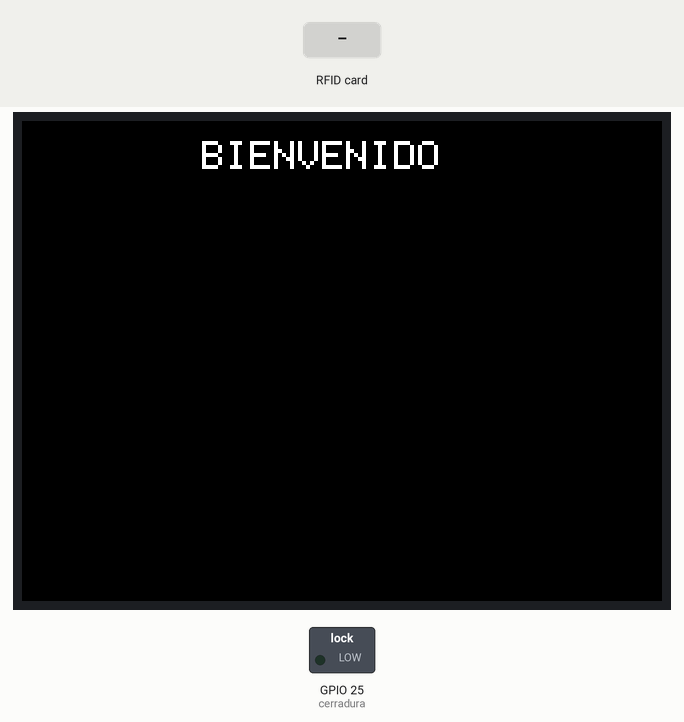
This sketch was run on a simulated ESP32. On the bench: 320×240 colour display, switched loads named in the sketch (green lamp = pin HIGH). The test bench sets the inputs (shaded band).

Above: at 1.4 s.
1.5 s: RFID card 8E EC 5F D3 held to the reader
At 3.7 s:
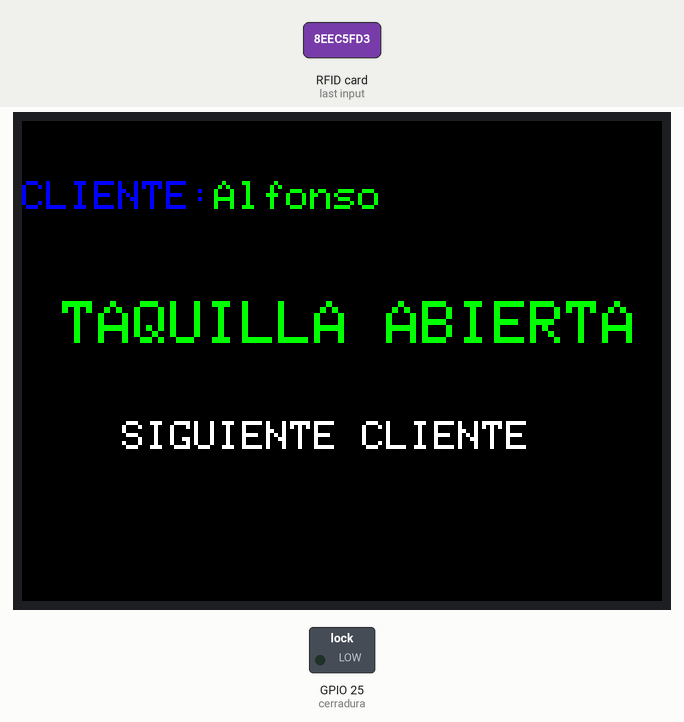
4.0 s: RFID card 71 34 0D 08 held to the reader
At 5.6 s:
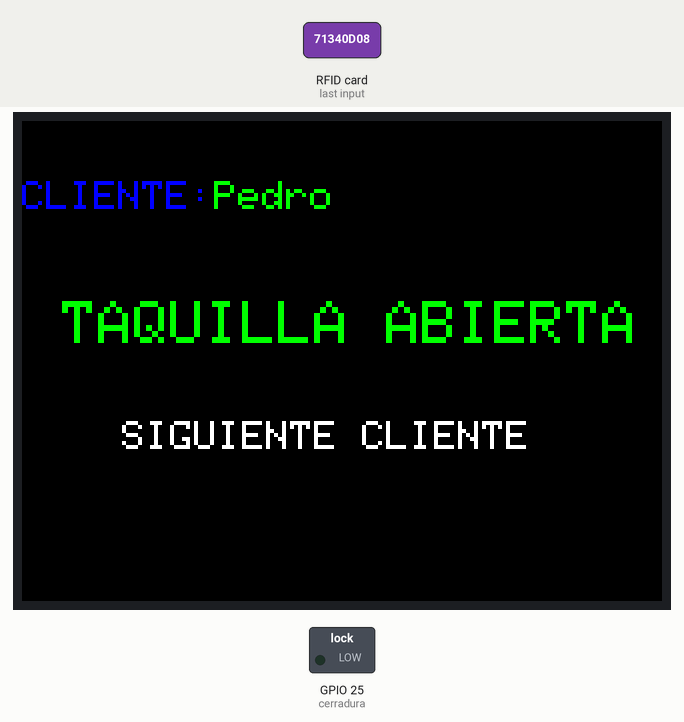
6.5 s: RFID card 5E 7A 19 C4 held to the reader
At 7.5 s:
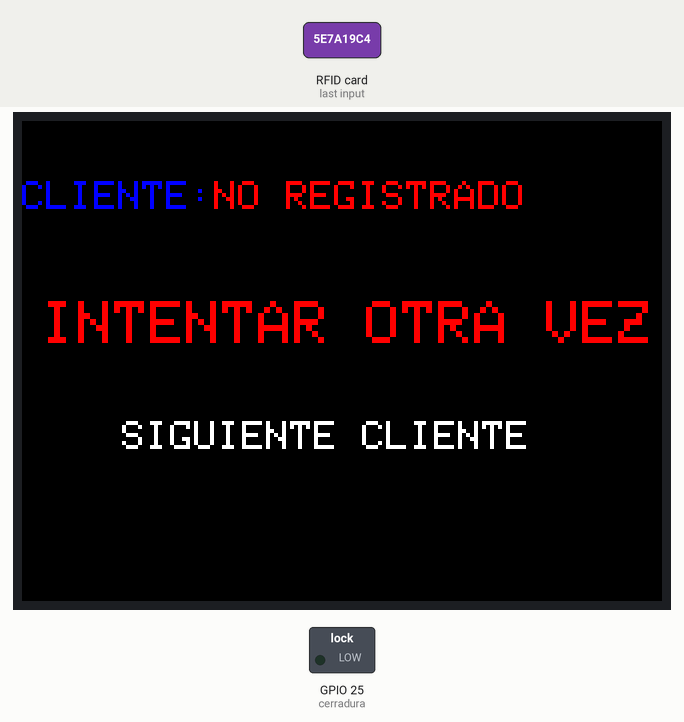
Timing chart, 0 to 9.5 s (numbered marks = the images above; inputs shaded):
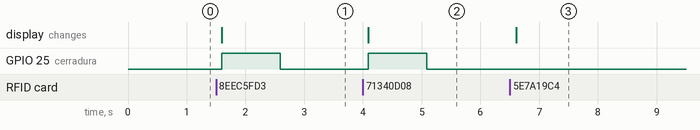

Measured:
- after the input at 1.5 s, GPIO 25 (cerradura): LOW → HIGH after 0.09 s, → LOW 1.0 s later; the display: changes after 0.09 s (image 1)
- after the input at 4.0 s, GPIO 25 (cerradura): LOW → HIGH after 0.09 s, → LOW 1.0 s later; the display: changes after 0.09 s (image 2)
- after the input at 6.5 s, the display: changes after 0.11 s (image 3)

The sketch:

rfid-cerradura.ino
```cpp
#define BLANCO 0XFFFF
#define NEGRO 0
#define ROJO 0xF800
#define VERDE 0x07E0
#define AZUL 0x001F
#include <SPI.h>
#include <MFRC522.h>
#include <M5Stack.h>
#define RST_PIN 2 //Pin 9 para el reset del RC522 no es necesario conctarlo
#define SS_PIN 21 //Pin 10 para el SS (SDA) del RC522
MFRC522 mfrc522(SS_PIN, RST_PIN); ///Creamos el objeto para el RC522
MFRC522::StatusCode status; //variable to get card status

const uint8_t cerradura = 25;

void setup() {

  M5.begin();
  Serial.begin(9600);
  SPI.begin(); //Iniciamos el Bus SPI
  mfrc522.PCD_Init(); // Iniciamos el MFRC522 - Cuando pone PCD se refiere al modulo lector
  M5.Lcd.setTextSize(2);
  M5.Lcd.setCursor(90, 10);
  M5.Lcd.setTextColor(BLANCO);
  M5.Lcd.println("BIENVENIDO");

  pinMode(cerradura, OUTPUT);
  digitalWrite(cerradura, LOW);
}

byte ActualUID[7]; //almacenará el código del Tag leído
byte cliente1[4]= {0x8E, 0xEC, 0x5F, 0xD3} ; //código del CLIENTE 1
byte cliente2[4]= {0x71, 0x34, 0x0D, 0x08} ; //código del CLIENTE 2
byte cliente3[7]= {0x04, 0x4D, 0x49, 0x22, 0xEE, 0x64, 0x80} ; //código del CLIENTE 3

void loop() {
  if ( mfrc522.PICC_IsNewCardPresent())
  {
    //Seleccionamos una tarjeta
    if ( mfrc522.PICC_ReadCardSerial())
    {

      M5.Lcd.setTextSize(2);
      M5.Lcd.setCursor(0, 30);
      M5.Lcd.fillScreen(NEGRO); // Pone la pantalla toda en negro (Limpia la pantalla)
      M5.Lcd.setTextColor(AZUL);
      M5.Lcd.print(F("CLIENTE:"));

      // Enviamos serialemente su UID
      // lo podemos descomentar para saber el ID de la tarjeta RFID
      for (byte i = 0; i < mfrc522.uid.size; i++) {
        //M5.Lcd.print(mfrc522.uid.uidByte[i] < 0x10 ? " 0" : " ");
        //M5.Lcd.print(mfrc522.uid.uidByte[i], HEX);
        ActualUID[i]=mfrc522.uid.uidByte[i];
      }

      // Comprobamos si el UID de la tarjeta insertada es el cliente 1
      if(compareArray(ActualUID,cliente1,4)) // El cuatro lo ponemos para que se sepa las casillas que tiene el array de esa llave.
      {
        // Ponemos el color en verde
        M5.Lcd.setTextColor(VERDE);
        // Y escribimos
        M5.Lcd.print("Alfonso");
        si();
        // Encendemos la cerradura (Abrimos)
        digitalWrite(cerradura, HIGH);

        // Comprobamos si el UID de la tarjeta insertada es el cliente 2
      }else if(compareArray(ActualUID,cliente2,4))
      {
        M5.Lcd.setTextColor(VERDE);
        M5.Lcd.print("Pedro");
        si();
        digitalWrite(cerradura, HIGH);

        // Comprobamos si el UID de la tarjeta insertada es el cliente 3
      }else if(compareArray(ActualUID,cliente3,7))
      {
        M5.Lcd.setTextColor(VERDE);
        M5.Lcd.print("Pepito");
        si();
        digitalWrite(cerradura, HIGH);
      }else
      {
        M5.Lcd.setTextColor(ROJO);
        M5.Lcd.println("NO REGISTRADO");
        no();
      }

      // Terminamos la lectura de la tarjeta tarjeta actual
      mfrc522.PICC_HaltA();
      M5.Lcd.setCursor(50, 150);
      M5.Lcd.setTextColor(BLANCO);
      M5.Lcd.println("SIGUIENTE CLIENTE");
      delay(1000);
      digitalWrite(cerradura, LOW);
    }
  }
}


//Función para comparar dos vectores
// Compara si la tarjeta introducida es la misma que la que le pasamos
boolean compareArray(byte array1[],byte array2[], int n_byte)
{
  for (int i=0; i<n_byte; i++)
  {
    if(array1[i] != array2[i])return(false);
  }

  return(true);
}

// Escribe SI en medio de la pantalla
void si ()
{
  M5.Lcd.setTextSize(3);
  M5.Lcd.setCursor(20, 90);
  M5.Lcd.setTextColor(VERDE);
  M5.Lcd.println("TAQUILLA ABIERTA");
  M5.Lcd.setTextSize(2);
}

// Escribe NO en medio de la pantalla
void no ()
{
  M5.Lcd.setTextSize(3);
  M5.Lcd.setCursor(10, 90);
  M5.Lcd.setTextColor(ROJO);
  M5.Lcd.println("INTENTAR OTRA VEZ");
  M5.Lcd.setTextSize(2);
}
```
